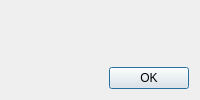
<?xml version="1.0" encoding="UTF-8"?>
<ui version="4.0">
 <class>GameFinishDialog</class>
 <widget class="QDialog" name="GameFinishDialog">
  <property name="geometry">
   <rect>
    <x>0</x>
    <y>0</y>
    <width>200</width>
    <height>100</height>
   </rect>
  </property>
  <property name="windowTitle">
   <string>Game Finished</string>
  </property>
  <layout class="QVBoxLayout" name="verticalLayout">
   <item>
    <widget class="QLabel" name="labelGameResult">
     <property name="text">
      <string/>
     </property>
    </widget>
   </item>
   <item>
    <widget class="QDialogButtonBox" name="buttonBox">
     <property name="layoutDirection">
      <enum>Qt::LeftToRight</enum>
     </property>
     <property name="orientation">
      <enum>Qt::Horizontal</enum>
     </property>
     <property name="standardButtons">
      <set>QDialogButtonBox::Ok</set>
     </property>
    </widget>
   </item>
  </layout>
 </widget>
 <resources/>
 <connections>
  <connection>
   <sender>buttonBox</sender>
   <signal>accepted()</signal>
   <receiver>GameFinishDialog</receiver>
   <slot>accept()</slot>
   <hints>
    <hint type="sourcelabel">
     <x>248</x>
     <y>254</y>
    </hint>
    <hint type="destinationlabel">
     <x>157</x>
     <y>274</y>
    </hint>
   </hints>
  </connection>
  <connection>
   <sender>buttonBox</sender>
   <signal>rejected()</signal>
   <receiver>GameFinishDialog</receiver>
   <slot>reject()</slot>
   <hints>
    <hint type="sourcelabel">
     <x>316</x>
     <y>260</y>
    </hint>
    <hint type="destinationlabel">
     <x>286</x>
     <y>274</y>
    </hint>
   </hints>
  </connection>
 </connections>
</ui>
